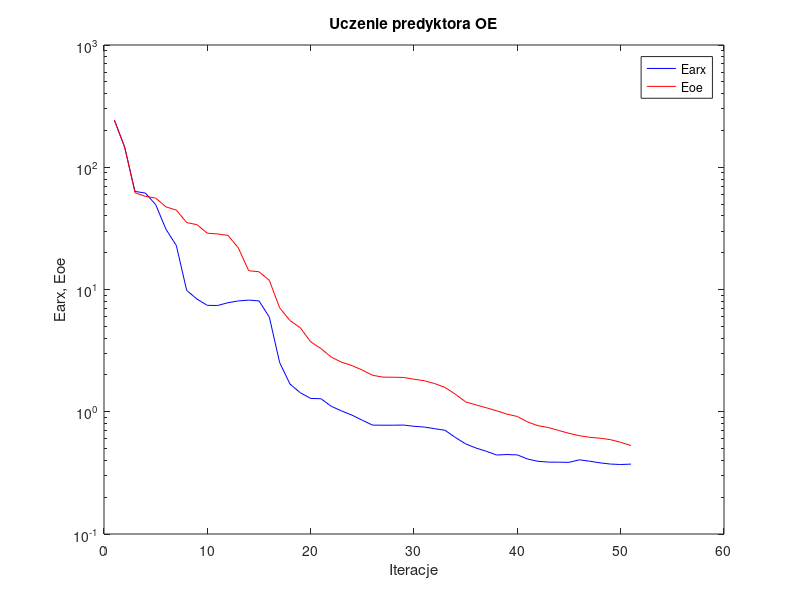
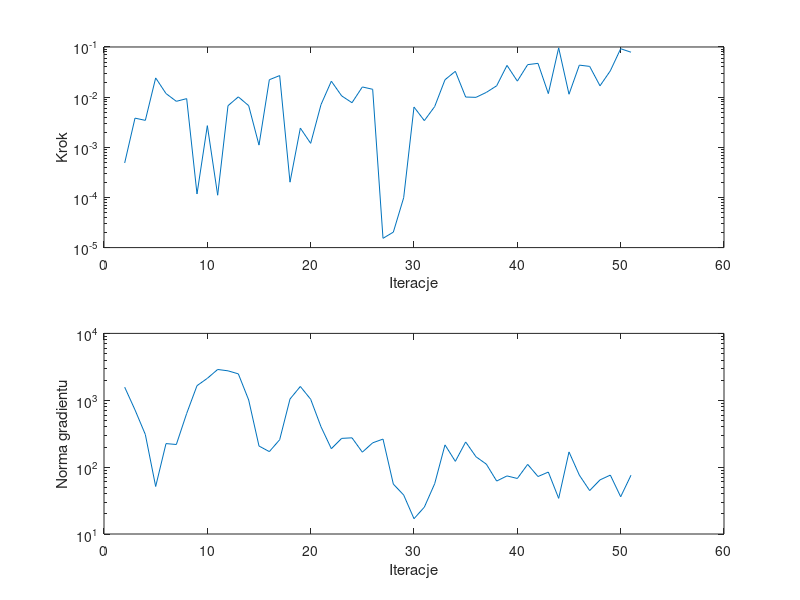

Write the MATLAB code that produced these figures, in order.
%uczenie predyktora oe
clear all;
n=0; farx(n+1)=2.430726e+002; foe(n+1)=2.434356e+002; wspucz(n+1)=0.000000e+000; ng(n+1)=0.000000e+000;
%odnowa zmiennej metryki
n=1; farx(n+1)=1.463411e+002; foe(n+1)=1.454844e+002; krok(n+1)=4.863026e-004; ng(n+1)=1.570721e+003;
n=2; farx(n+1)=6.344522e+001; foe(n+1)=6.184304e+001; krok(n+1)=3.813746e-003; ng(n+1)=7.177713e+002;
n=3; farx(n+1)=6.152026e+001; foe(n+1)=5.785563e+001; krok(n+1)=3.442236e-003; ng(n+1)=3.076859e+002;
n=4; farx(n+1)=4.946839e+001; foe(n+1)=5.597131e+001; krok(n+1)=2.417030e-002; ng(n+1)=5.136078e+001;
n=5; farx(n+1)=3.107650e+001; foe(n+1)=4.738976e+001; krok(n+1)=1.178924e-002; ng(n+1)=2.249008e+002;
n=6; farx(n+1)=2.291485e+001; foe(n+1)=4.462857e+001; krok(n+1)=8.252113e-003; ng(n+1)=2.180841e+002;
n=7; farx(n+1)=9.835741e+000; foe(n+1)=3.529186e+001; krok(n+1)=9.335866e-003; ng(n+1)=6.347158e+002;
n=8; farx(n+1)=8.347341e+000; foe(n+1)=3.389349e+001; krok(n+1)=1.172640e-004; ng(n+1)=1.652412e+003;
n=9; farx(n+1)=7.417256e+000; foe(n+1)=2.887114e+001; krok(n+1)=2.700359e-003; ng(n+1)=2.127518e+003;
n=10; farx(n+1)=7.402273e+000; foe(n+1)=2.846846e+001; krok(n+1)=1.107642e-004; ng(n+1)=2.887173e+003;
n=11; farx(n+1)=7.796511e+000; foe(n+1)=2.769585e+001; krok(n+1)=6.748373e-003; ng(n+1)=2.755413e+003;
n=12; farx(n+1)=8.061977e+000; foe(n+1)=2.187503e+001; krok(n+1)=1.012183e-002; ng(n+1)=2.481572e+003;
n=13; farx(n+1)=8.191529e+000; foe(n+1)=1.425838e+001; krok(n+1)=6.764823e-003; ng(n+1)=1.010363e+003;
n=14; farx(n+1)=8.070296e+000; foe(n+1)=1.396592e+001; krok(n+1)=1.104943e-003; ng(n+1)=2.067756e+002;
n=15; farx(n+1)=5.946272e+000; foe(n+1)=1.188780e+001; krok(n+1)=2.223039e-002; ng(n+1)=1.706471e+002;
n=16; farx(n+1)=2.522303e+000; foe(n+1)=7.079669e+000; krok(n+1)=2.690904e-002; ng(n+1)=2.570210e+002;
n=17; farx(n+1)=1.685096e+000; foe(n+1)=5.572096e+000; krok(n+1)=2.015675e-004; ng(n+1)=1.043393e+003;
n=18; farx(n+1)=1.429649e+000; foe(n+1)=4.857975e+000; krok(n+1)=2.414856e-003; ng(n+1)=1.607792e+003;
n=19; farx(n+1)=1.285332e+000; foe(n+1)=3.735703e+000; krok(n+1)=1.198026e-003; ng(n+1)=1.034849e+003;
n=20; farx(n+1)=1.278038e+000; foe(n+1)=3.284891e+000; krok(n+1)=7.088910e-003; ng(n+1)=4.014597e+002;
n=21; farx(n+1)=1.107083e+000; foe(n+1)=2.795505e+000; krok(n+1)=2.079162e-002; ng(n+1)=1.885914e+002;
n=22; farx(n+1)=1.014823e+000; foe(n+1)=2.542502e+000; krok(n+1)=1.058808e-002; ng(n+1)=2.691431e+002;
n=23; farx(n+1)=9.380636e-001; foe(n+1)=2.384648e+000; krok(n+1)=7.740832e-003; ng(n+1)=2.743921e+002;
n=24; farx(n+1)=8.516631e-001; foe(n+1)=2.192919e+000; krok(n+1)=1.596372e-002; ng(n+1)=1.673503e+002;
n=25; farx(n+1)=7.774011e-001; foe(n+1)=1.985964e+000; krok(n+1)=1.433719e-002; ng(n+1)=2.308543e+002;
%odnowa zmiennej metryki
n=26; farx(n+1)=7.761089e-001; foe(n+1)=1.919994e+000; krok(n+1)=1.530281e-005; ng(n+1)=2.626529e+002;
n=27; farx(n+1)=7.763231e-001; foe(n+1)=1.915897e+000; krok(n+1)=2.034152e-005; ng(n+1)=5.577235e+001;
n=28; farx(n+1)=7.782638e-001; foe(n+1)=1.908024e+000; krok(n+1)=9.866949e-005; ng(n+1)=3.828310e+001;
n=29; farx(n+1)=7.603646e-001; foe(n+1)=1.845026e+000; krok(n+1)=6.349841e-003; ng(n+1)=1.693444e+001;
n=30; farx(n+1)=7.494432e-001; foe(n+1)=1.793676e+000; krok(n+1)=3.401267e-003; ng(n+1)=2.521780e+001;
n=31; farx(n+1)=7.270124e-001; foe(n+1)=1.700359e+000; krok(n+1)=6.480489e-003; ng(n+1)=5.644413e+001;
n=32; farx(n+1)=7.053058e-001; foe(n+1)=1.581120e+000; krok(n+1)=2.223039e-002; ng(n+1)=2.151036e+002;
n=33; farx(n+1)=6.162291e-001; foe(n+1)=1.392025e+000; krok(n+1)=3.272372e-002; ng(n+1)=1.220290e+002;
n=34; farx(n+1)=5.459142e-001; foe(n+1)=1.203835e+000; krok(n+1)=1.004449e-002; ng(n+1)=2.379723e+002;
n=35; farx(n+1)=5.050090e-001; foe(n+1)=1.137244e+000; krok(n+1)=9.907442e-003; ng(n+1)=1.428652e+002;
n=36; farx(n+1)=4.749950e-001; foe(n+1)=1.077969e+000; krok(n+1)=1.243357e-002; ng(n+1)=1.108477e+002;
n=37; farx(n+1)=4.429138e-001; foe(n+1)=1.018271e+000; krok(n+1)=1.683407e-002; ng(n+1)=6.193205e+001;
n=38; farx(n+1)=4.467483e-001; foe(n+1)=9.560585e-001; krok(n+1)=4.294671e-002; ng(n+1)=7.389295e+001;
n=39; farx(n+1)=4.437580e-001; foe(n+1)=9.148529e-001; krok(n+1)=2.085765e-002; ng(n+1)=6.764334e+001;
n=40; farx(n+1)=4.103288e-001; foe(n+1)=8.242799e-001; krok(n+1)=4.446078e-002; ng(n+1)=1.099526e+002;
n=41; farx(n+1)=3.932664e-001; foe(n+1)=7.689305e-001; krok(n+1)=4.715694e-002; ng(n+1)=7.237418e+001;
n=42; farx(n+1)=3.873974e-001; foe(n+1)=7.429522e-001; krok(n+1)=1.175824e-002; ng(n+1)=8.437339e+001;
n=43; farx(n+1)=3.868058e-001; foe(n+1)=7.033721e-001; krok(n+1)=9.599621e-002; ng(n+1)=3.412473e+001;
n=44; farx(n+1)=3.855845e-001; foe(n+1)=6.658199e-001; krok(n+1)=1.142218e-002; ng(n+1)=1.687733e+002;
n=45; farx(n+1)=4.045280e-001; foe(n+1)=6.370233e-001; krok(n+1)=4.346837e-002; ng(n+1)=7.593674e+001;
n=46; farx(n+1)=3.939048e-001; foe(n+1)=6.180349e-001; krok(n+1)=4.102364e-002; ng(n+1)=4.459411e+001;
n=47; farx(n+1)=3.819521e-001; foe(n+1)=6.075516e-001; krok(n+1)=1.680696e-002; ng(n+1)=6.444621e+001;
n=48; farx(n+1)=3.734128e-001; foe(n+1)=5.918545e-001; krok(n+1)=3.351559e-002; ng(n+1)=7.599748e+001;
n=49; farx(n+1)=3.701730e-001; foe(n+1)=5.622525e-001; krok(n+1)=9.228634e-002; ng(n+1)=3.604604e+001;
n=50; farx(n+1)=3.730622e-001; foe(n+1)=5.292554e-001; krok(n+1)=7.866273e-002; ng(n+1)=7.569566e+001;

figure; semilogy(farx,'b'); hold on; semilogy(foe,'r'); xlabel('Iteracje'); ylabel('Earx, Eoe'); legend('Earx','Eoe'); title('Uczenie predyktora OE');
figure; subplot(2,1,1); semilogy(krok); xlabel('Iteracje'); ylabel('Krok');
subplot(2,1,2); semilogy(ng); xlabel('Iteracje'); ylabel('Norma gradientu');
Earx=farx(n+1)
Eoe=foe(n+1)
